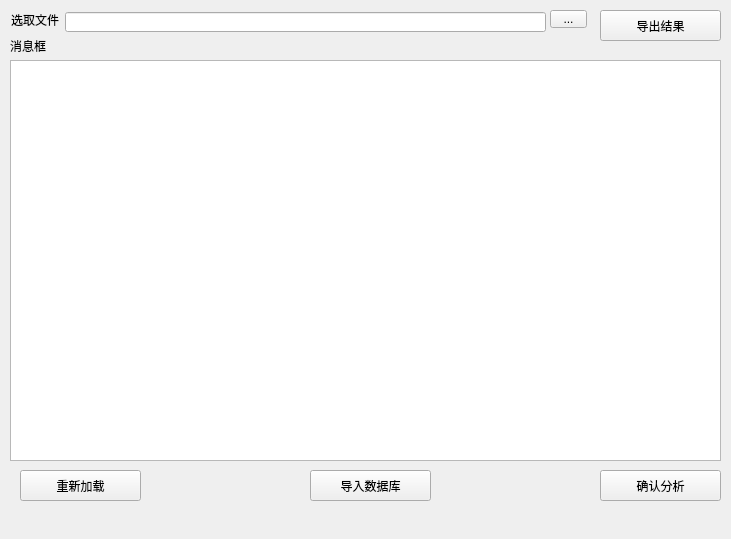
<?xml version="1.0" encoding="UTF-8"?>
<ui version="4.0">
 <class>MainWindow</class>
 <widget class="QMainWindow" name="MainWindow">
  <property name="geometry">
   <rect>
    <x>0</x>
    <y>0</y>
    <width>731</width>
    <height>539</height>
   </rect>
  </property>
  <property name="windowTitle">
   <string>数据前处理窗口</string>
  </property>
  <widget class="QWidget" name="centralwidget">
   <widget class="QPushButton" name="sure_button">
    <property name="geometry">
     <rect>
      <x>600</x>
      <y>470</y>
      <width>121</width>
      <height>31</height>
     </rect>
    </property>
    <property name="text">
     <string>确认分析</string>
    </property>
   </widget>
   <widget class="QPushButton" name="reload_button">
    <property name="geometry">
     <rect>
      <x>20</x>
      <y>470</y>
      <width>121</width>
      <height>31</height>
     </rect>
    </property>
    <property name="text">
     <string>重新加载</string>
    </property>
   </widget>
   <widget class="QTextBrowser" name="message">
    <property name="geometry">
     <rect>
      <x>10</x>
      <y>60</y>
      <width>711</width>
      <height>401</height>
     </rect>
    </property>
   </widget>
   <widget class="QLabel" name="label_2">
    <property name="geometry">
     <rect>
      <x>10</x>
      <y>40</y>
      <width>54</width>
      <height>12</height>
     </rect>
    </property>
    <property name="text">
     <string>消息框</string>
    </property>
   </widget>
   <widget class="QLabel" name="label">
    <property name="geometry">
     <rect>
      <x>11</x>
      <y>12</y>
      <width>48</width>
      <height>16</height>
     </rect>
    </property>
    <property name="text">
     <string>选取文件</string>
    </property>
   </widget>
   <widget class="QLineEdit" name="path">
    <property name="geometry">
     <rect>
      <x>65</x>
      <y>12</y>
      <width>481</width>
      <height>20</height>
     </rect>
    </property>
   </widget>
   <widget class="QToolButton" name="choosepath">
    <property name="geometry">
     <rect>
      <x>550</x>
      <y>10</y>
      <width>37</width>
      <height>18</height>
     </rect>
    </property>
    <property name="text">
     <string>...</string>
    </property>
   </widget>
   <widget class="QPushButton" name="export_button">
    <property name="geometry">
     <rect>
      <x>600</x>
      <y>10</y>
      <width>121</width>
      <height>31</height>
     </rect>
    </property>
    <property name="text">
     <string>导出结果</string>
    </property>
   </widget>
   <widget class="QPushButton" name="data2db">
    <property name="geometry">
     <rect>
      <x>310</x>
      <y>470</y>
      <width>121</width>
      <height>31</height>
     </rect>
    </property>
    <property name="text">
     <string>导入数据库</string>
    </property>
   </widget>
  </widget>
  <widget class="QMenuBar" name="menubar">
   <property name="geometry">
    <rect>
     <x>0</x>
     <y>0</y>
     <width>731</width>
     <height>23</height>
    </rect>
   </property>
  </widget>
 </widget>
 <resources/>
 <connections/>
</ui>
